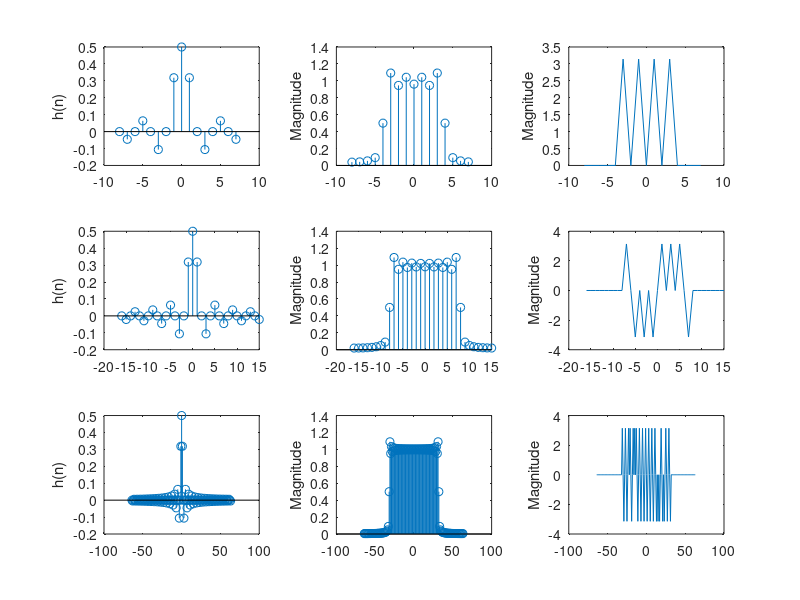

This chart was generated by the following MATLAB code:
clc;
clear all;
close all;
warning off;
n=-8:7;
n2=-16:15;
n3=-64:63;
c=1;
for i=0:2
    N=length(n(i+1));
    h=sin(0.5*pi*n)./(pi*n);
    h(length(n)/2+1)=0.5;
    H=fftshift(fft(h));
    subplot(3,3,c);
    c=c+1;
    stem(n,h);
    ylabel("h(n)");
    subplot(3,3,c);
    c=c+1;
    stem(n,abs(H));
    ylabel("Magnitude");
    subplot(3,3,c);
    c=c+1;
    plot(n,angle(H));
    ylabel("Magnitude");
    clear N h H;
    if(i==0)
        n=n2;
    else 
        n=n3;
    end
end